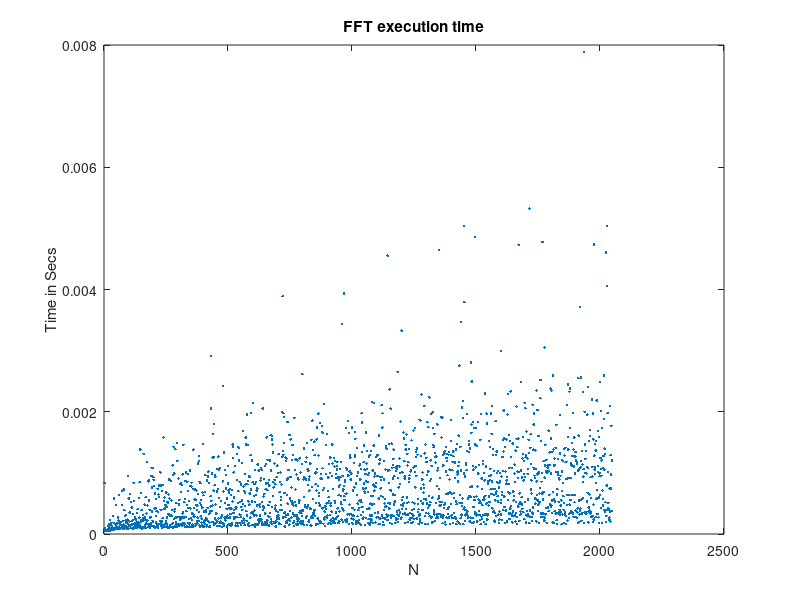

Source code (MATLAB):

Nmin = 1;
Nmax = 2048;
fft_time = zeros(1, Nmax-Nmin+1);
for n = Nmin:1:Nmax
    x = rand(1,n);
    t = clock;
    fft(x);
    fft_time(n-Nmin+1) = etime(clock, t);
end
n = [Nmin:1:Nmax];
plot(n, fft_time,'.');
xlabel('N');
ylabel('Time in Secs');
title('FFT execution time');